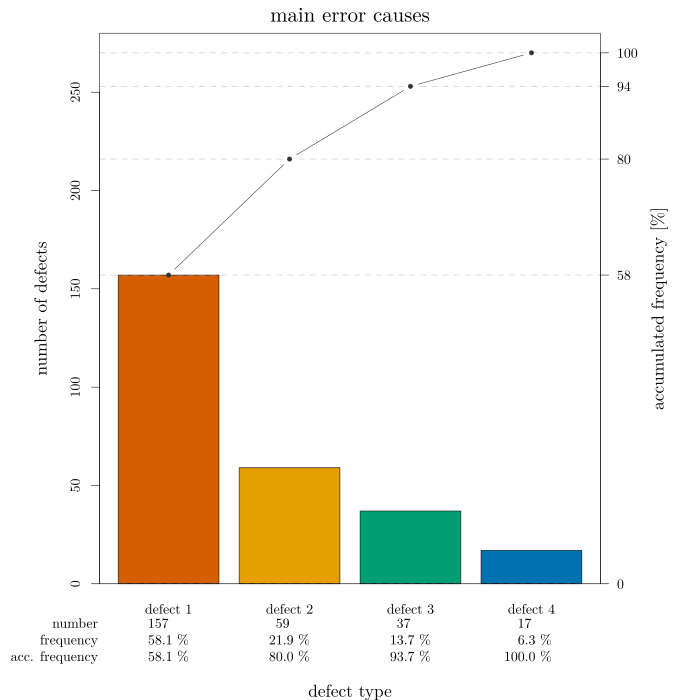

Here is the R script that generated this plot:
source('pkg/initalize.R', local = TRUE)

make_tikz = TRUE
if (make_tikz) tikzRexport('ParetoDiagram.tex')

# c(bottom, left, top, right) to set margins
par(mar=c(7,6,2,6))

data <- read.csv('pareto_data.csv', header = TRUE)
yprop = data$defect[order(decreasing = TRUE, data$defect)]
csumvec = 100*cumsum(yprop)/sum(yprop)

bp = barplot(yprop,
             axes = TRUE,
             col = c(cb_vermillion, cb_orange, cb_bluishgreen, cb_blue),
             names.arg = data$category,
             ylim = c(0, ceiling(max(cumsum(yprop))/10)*10+10)
)
abline(h = c(0,cumsum(yprop)), lty=2, col = 'gray')
lines(bp, cumsum(yprop), type = "b", cex = 0.7, pch = 19, col = cb_darkgrey)
axis(4, at=c(0,cumsum(yprop)), labels = paste(c(0, round(csumvec))), las=2)

mtext("main error causes",         side=3, line=0.5,  cex = 1.5)
mtext("accumulated frequency [%]", side=4, line=3,    cex = 1.25)
mtext("number of defects",         side=2, line=3,    cex = 1.25)
mtext("number",                    side=1, line=1.85,             at=0, adj = 1)
mtext("frequency",                 side=1, line=2.85,             at=0, adj = 1)
mtext("acc. frequency",            side=1, line=3.85,             at=0, adj = 1)
mtext("defect type",               side=1, line=6,    cex = 1.25)

axis(4, at=bp,     labels = paste(yprop),                              side=1, col = NA, line=0.85, hadj = 1)
axis(4, at=bp+0.2, labels = paste(format(round(100*yprop/sum(yprop), 1), nsmall = 1),'%'), side=1, col = NA, line=1.85, hadj = 1)
axis(4, at=bp+0.2, labels = paste(format(round(csumvec, 1), nsmall = 1),'%'),              side=1, col = NA, line=2.85, hadj = 1)
box()

if (make_tikz) dev.off()
